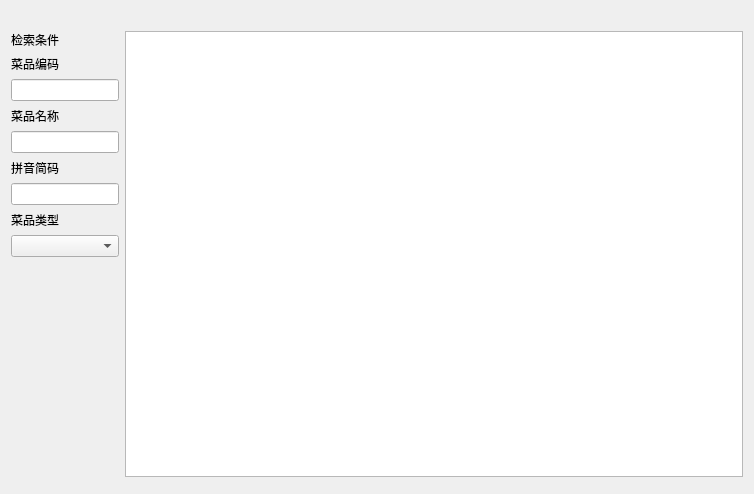
<?xml version="1.0" encoding="UTF-8"?>
<ui version="4.0">
 <class>w_bt_dish_suit_new_Dialog</class>
 <widget class="QDialog" name="w_bt_dish_suit_new_Dialog">
  <property name="geometry">
   <rect>
    <x>0</x>
    <y>0</y>
    <width>754</width>
    <height>494</height>
   </rect>
  </property>
  <property name="windowTitle">
   <string>Dialog</string>
  </property>
  <layout class="QVBoxLayout" name="verticalLayout_2">
   <item>
    <widget class="QLabel" name="label_7">
     <property name="styleSheet">
      <string notr="true"/>
     </property>
     <property name="text">
      <string/>
     </property>
    </widget>
   </item>
   <item>
    <layout class="QHBoxLayout" name="horizontalLayout" stretch="0,1">
     <item>
      <layout class="QVBoxLayout" name="verticalLayout">
       <item>
        <widget class="QLabel" name="label_6">
         <property name="text">
          <string>检索条件</string>
         </property>
        </widget>
       </item>
       <item>
        <widget class="QLabel" name="label">
         <property name="text">
          <string>菜品编码</string>
         </property>
        </widget>
       </item>
       <item>
        <widget class="QLineEdit" name="lineEdit_dishno"/>
       </item>
       <item>
        <widget class="QLabel" name="label_4">
         <property name="text">
          <string>菜品名称</string>
         </property>
        </widget>
       </item>
       <item>
        <widget class="QLineEdit" name="lineEdit_dishname"/>
       </item>
       <item>
        <widget class="QLabel" name="label_2">
         <property name="text">
          <string>拼音简码</string>
         </property>
        </widget>
       </item>
       <item>
        <widget class="QLineEdit" name="lineEdit_spell"/>
       </item>
       <item>
        <widget class="QLabel" name="label_3">
         <property name="text">
          <string>菜品类型</string>
         </property>
        </widget>
       </item>
       <item>
        <widget class="lds_ComboBox" name="comboBox_dishtype"/>
       </item>
       <item>
        <spacer name="verticalSpacer">
         <property name="orientation">
          <enum>Qt::Vertical</enum>
         </property>
         <property name="sizeHint" stdset="0">
          <size>
           <width>20</width>
           <height>40</height>
          </size>
         </property>
        </spacer>
       </item>
       <item>
        <widget class="lds_toolbar" name="widget"/>
       </item>
      </layout>
     </item>
     <item>
      <widget class="lds_tableView" name="tableView"/>
     </item>
    </layout>
   </item>
   <item>
    <widget class="lds_toolbar" name="widget_2"/>
   </item>
  </layout>
 </widget>
 <customwidgets>
  <customwidget>
   <class>lds_ComboBox</class>
   <extends>QComboBox</extends>
   <header>lds_combobox.h</header>
  </customwidget>
  <customwidget>
   <class>lds_toolbar</class>
   <extends>QFrame</extends>
   <header>lds_toolbar.h</header>
   <container>1</container>
  </customwidget>
  <customwidget>
   <class>lds_tableView</class>
   <extends>QTableView</extends>
   <header>lds_tableview.h</header>
  </customwidget>
 </customwidgets>
 <resources/>
 <connections/>
</ui>
